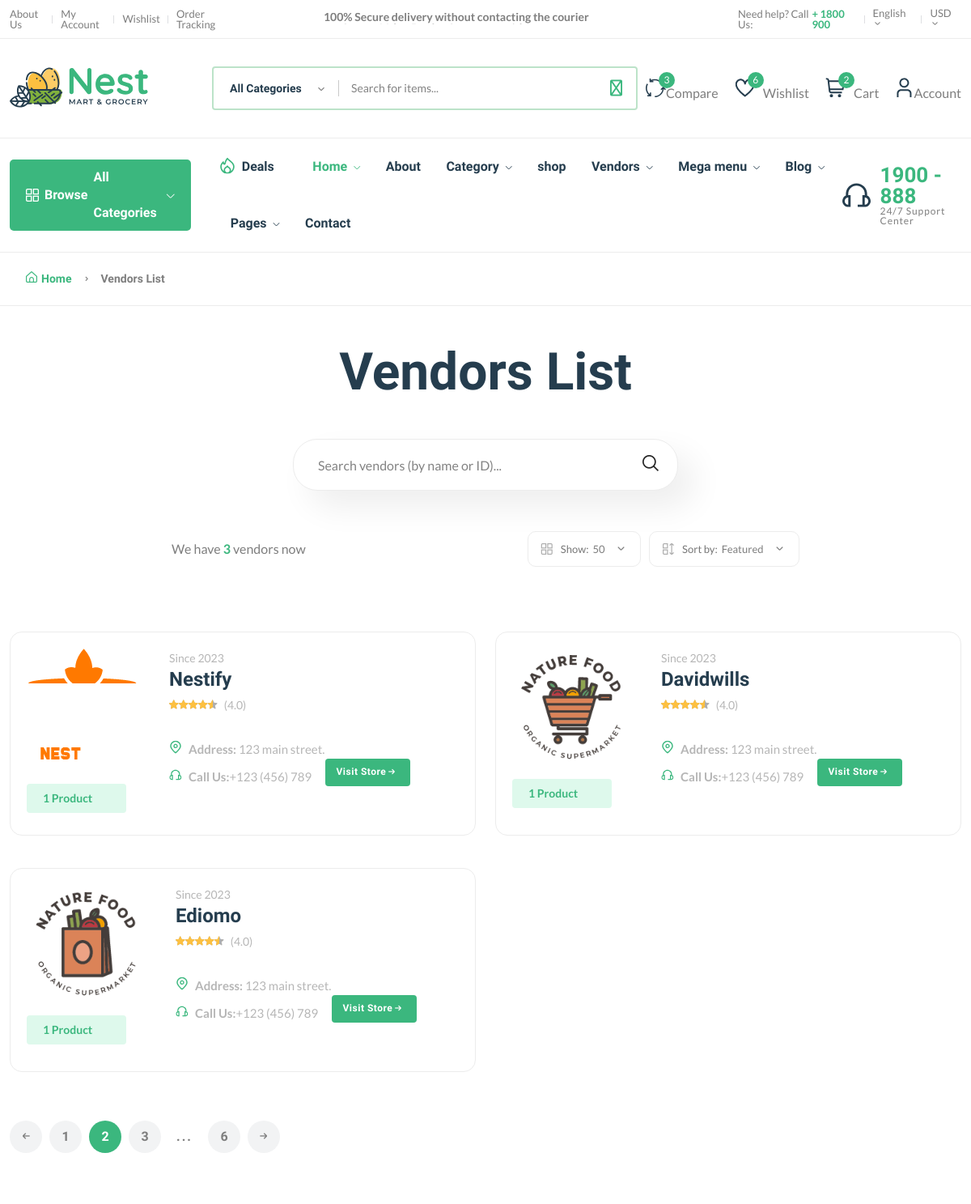
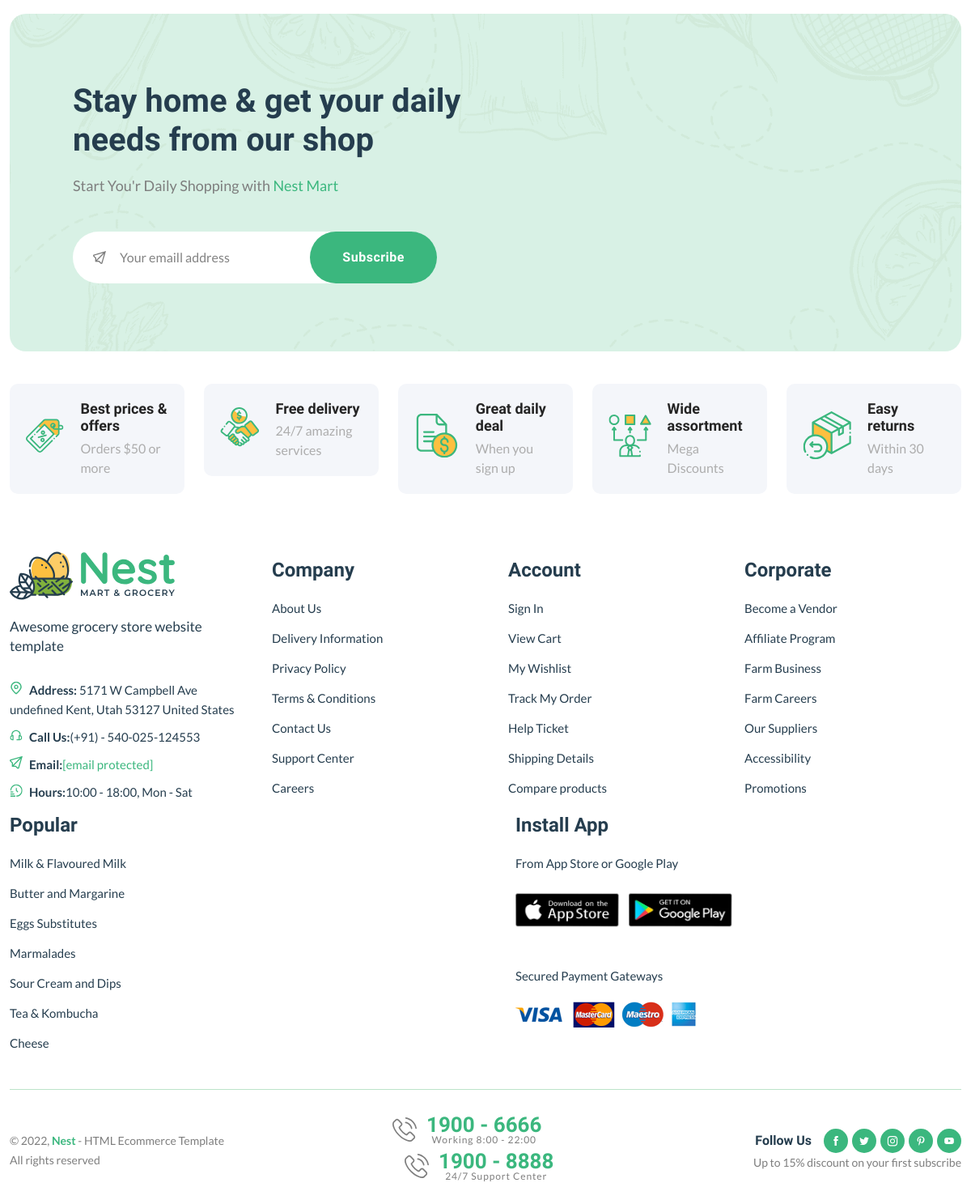
Screenshot of /vendor/ with the database file from the repository (2 pictures, top to bottom).
### core/models.py (models this page shows, shortened)
class Vendor(models.Model):
    vid = ShortUUIDField(unique=True,length=10,max_length=20,prefix="ven",alphabet="abcdefgh12345")
    title = models.CharField(max_length=100,default="Nestify")
    image= models.ImageField(upload_to=user_directory_path, default="vendor.jpg")
    cover_image= models.ImageField(upload_to=user_directory_path, default="vendor.jpg")
    description = RichTextUploadingField(null=True, blank=True, default="i am an Amazing vendor")
    address = models.CharField(max_length=100, default="123 main street.")
    contact = models.CharField(max_length=100,default="+123 (456) 789")
    chat_response_time = models.CharField(max_length=100, default="100")
    shipping_on_time = models.CharField(max_length=100, default="100")
    authentic_rating = models.CharField(max_length=100, default="100")
    days_return = models.CharField(max_length=100, default="100")
    warranty_period = models.CharField(max_length=100, default="100")
    user= models.ForeignKey(User, on_delete=models.SET_NULL, null=True)
    date = models.DateTimeField(auto_now_add=True, null=True, blank=True)
    class Meta:
        verbose_name_plural = "Vendors"

### core/views.py (the view)
# urls.py: path('vendor/', views.vendor_list_view, name='vendor-list'),
def vendor_list_view(request):
    vendor = Vendor.objects.all()
    context = {
        "vendor":vendor,
    }
    template = loader.get_template("vendors-list.html")
    return HttpResponse(template.render(context,request))

### core/context_processor.py (called while the page is built)
def default(request):
    categories = Category.objects.all()
    vendors = Vendor.objects.all()
    min_max_price =Product.objects.aggregate(Min("price"), Max("price"))
    try:
        address = get_object_or_404(Address, user = request.user)
    except:
        address = None
    return{
        "vendors":vendors,
        "categories":categories,
        "address":address,
        "min_max_price":min_max_price
    }

### core/templates/vendors-list.html (shortened to what this page needs)
{% extends 'partials/base.html' %}
{% load static %}
{% block content %}
    <main class="main pages mb-80">
        <div class="page-header breadcrumb-wrap">
            <div class="container">
                <div class="breadcrumb">
                    <a href="index.html" rel="nofollow"><i class="fi-rs-home mr-5"></i>Home</a>
                    <span></span> Vendors List
                </div>
            </div>
        </div>
        <div class="page-content pt-50">
            <div class="container">
                <div class="archive-header-2 text-center">
                    <h1 class="display-2 mb-50">Vendors List</h1>
                    <div class="row">
                        <div class="col-lg-5 mx-auto">
                            <div class="sidebar-widget-2 widget_search mb-50">
                                <div class="search-form">
                                    <form action="#">
                                        <input type="text" placeholder="Search vendors (by name or ID)..." />
                                        <button type="submit"><i class="fi-rs-search"></i></button>
                                    </form>
                                </div>
                            </div>
                        </div>
                    </div>
                </div>
                <div class="row mb-50">
                    <div class="col-12 col-lg-8 mx-auto">
                        <div class="shop-product-fillter">
                            <div class="totall-product">
                                <p>We have <strong class="text-brand">{{vendor.count}}</strong> vendor{{vendor.count|pluralize}} now</p>
                            </div>
                            <div class="sort-by-product-area">
                                <div class="sort-by-cover mr-10">
                                    <div class="sort-by-product-wrap">
                                        <div class="sort-by">
                                            <span><i class="fi-rs-apps"></i>Show:</span>
                                        </div>
                                        <div class="sort-by-dropdown-wrap">
                                            <span> 50 <i class="fi-rs-angle-small-down"></i></span>
                                        </div>
                                    </div>
                                </div>
                                <div class="sort-by-cover">
                                    <div class="sort-by-product-wrap">
                                        <div class="sort-by">
                                            <span><i class="fi-rs-apps-sort"></i>Sort by:</span>
                                        </div>
                                        <div class="sort-by-dropdown-wrap">
                                            <span> Featured <i class="fi-rs-angle-small-down"></i></span>
                                        </div>
                                    </div>
                                </div>
                            </div>
                        </div>
                    </div>
                </div>
                <div class="row vendor-grid">
                    {% for vendor in vendor %}
                    <div class="col-lg-6 col-md-6 col-12 col-sm-6">
                        <div class="vendor-wrap style-2 mb-40">
                            <div class="vendor-img-action-wrap">
                                <div class="vendor-img">
                                    <a href="http://127.0.0.1:8000/vendor/{{vendor.vid}}">
                                        <img class="default-img" src="{{vendor.image.url}}" alt="" />
                                    </a>
                                </div>
                                <div class="mt-10">
                                    <span class="font-small total-product">{{vendor.product.all.count}} Product{{vendor.product.all.count|pluralize}}</span>
                                </div>
                            </div>
                            <div class="vendor-content-wrap">
                                <div class="mb-30">
                                    <div class="product-category">
                                        <span class="text-muted">Since {{vendor.date|date:"Y"}}</span>
                                    </div>
                                    <h4 class="mb-5"><a href="http://127.0.0.1:8000/vendor/{{vendor.vid}}">{{vendor.title}}</a></h4>
                                    <div class="product-rate-cover">
                                        <div class="product-rate d-inline-block">
                                            <div class="product-rating" style="width: 90%"></div>
                                        </div>
                                        <span class="font-small ml-5 text-muted"> (4.0)</span>
                                    </div>
                                    <div class="vendor-info d-flex justify-content-between align-items-end mt-30">
                                        <ul class="contact-infor text-muted">
                                            <li><img src="{% static 'assets/imgs/theme/icons/icon-location.svg' %}" alt="" /><strong>Address: </strong> <span>{{vendor.address}}</span></li>
                                            <li><img src="{% static 'assets/imgs/theme/icons/icon-contact.svg' %}" alt="" /><strong>Call Us:</strong><span>{{vendor.contact}}</span></li>
                                        </ul>
                                        <a href="http://127.0.0.1:8000/vendor/{{vendor.vid}}" class="btn btn-xs">Visit Store <i class="fi-rs-arrow-small-right"></i></a>
                                    </div>
                                </div>
                            </div>
                        </div>
                    </div>
                    {% endfor %}
                </div>
                <div class="pagination-area mt-20 mb-20">
                    <nav aria-label="Page navigation example">
                        <ul class="pagination justify-content-start">
                            <li class="page-item">
                                <a class="page-link" href="#"><i class="fi-rs-arrow-small-left"></i></a>
                            </li>
                            <li class="page-item"><a class="page-link" href="#">1</a></li>
                            <li class="page-item active"><a class="page-link" href="#">2</a></li>
                            <li class="page-item"><a class="page-link" href="#">3</a></li>
                            <li class="page-item"><a class="page-link dot" href="#">...</a></li>
                            <li class="page-item"><a class="page-link" href="#">6</a></li>
                            <li class="page-item">
                                <a class="page-link" href="#"><i class="fi-rs-arrow-small-right"></i></a>
                            </li>
                        </ul>
                    </nav>
                </div>
            </div>
        </div>
    </main>
{% endblock %}

### rows the page displays
Vendor: image (picture), product.all.count "1", date "2023", title "Nestify", address "123 main street.", contact "+123 (456) 789"
Vendor: image (picture), product.all.count "1", date "2023", title "Davidwills", address "123 main street.", contact "+123 (456) 789"
Vendor: image (picture), product.all.count "1", date "2023", title "Ediomo", address "123 main street.", contact "+123 (456) 789"

### other values shown
{{ vendor.count }} "3"
